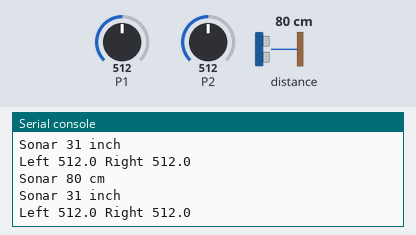
A program run on a simulated BBC micro:bit running MicroPython. Shown: the last lines printed to the serial console. The test bench sets the inputs (shaded band); at power-on: distance to the obstacle 80 cm, P1 = 512, P2 = 512 (analog values on the 0–1023 scale). The echo pulse lasts 58.3 µs per cm.

Above: at 1.2 s.
1.3 s: distance to the obstacle set to 2 cm
At 2.4 s:
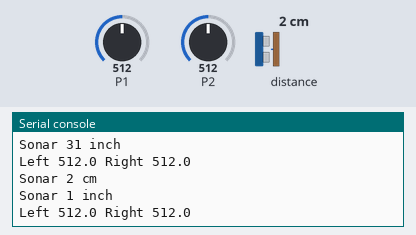
2.8 s: P1 set to 716
At 3.8 s:
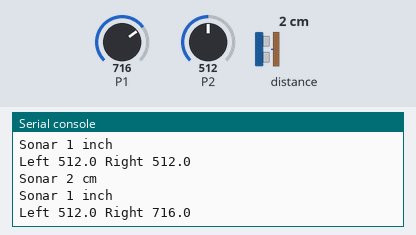
4.3 s: P2 set to 716
At 5.6 s:
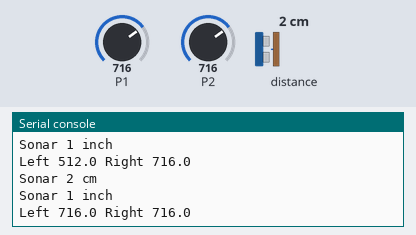
5.8 s: distance to the obstacle set to 4 cm
At 6.9 s:
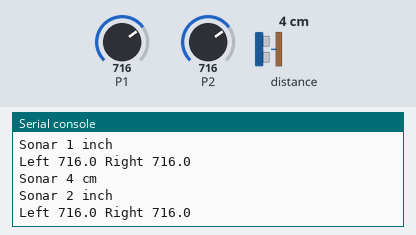
7.3 s: P1 set to 900
At 8.6 s:
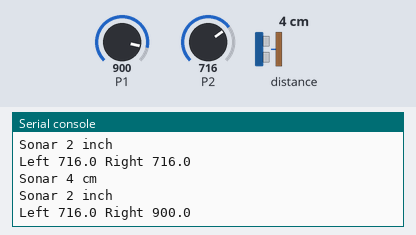
8.8 s: P2 set to 900
At 9.7 s:
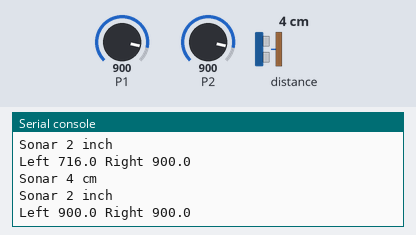
Timing chart, 0 to 11.3 s (numbered marks = the images above; inputs shaded):
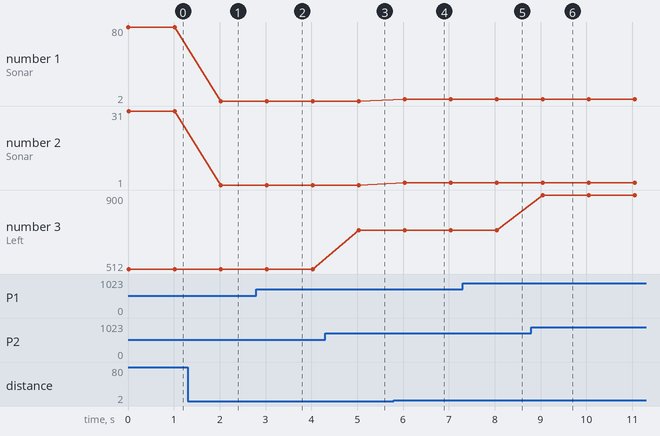

The program:

MOVEMotorSensors.py
```python
# (licence header left out)
from utime import sleep
from KitronikMOVEMotorSensors import *

sensor =  MOVEMotorSensors()
sensor.lineFollowCal()
while True:
    print("Sonar", sensor.distanceCm(), "cm")
    print("Sonar", sensor.distanceInch(), "inch")
    leftSensor = sensor.readLineFollow("left")
    rightSensor = sensor.readLineFollow("right")
    print("Left", leftSensor, "Right", rightSensor)
    sleep(1)
```

KitronikMOVEMotorSensors.py
```python
# (licence header left out)
from microbit import pin1, pin2, pin13, pin14
import machine
import utime

class MOVEMotorSensors:
    CM_CONVERSION_FACTOR = 0.0343
    INCH_CONVERSION_FACTOR = 2.54
    MAX_DISTANCE_TIMEOUT = int(2 * 500 / CM_CONVERSION_FACTOR)

    # Returns -1 when sensor not fitted
    # Returns -2 when range is over the sensors max distance
    def distanceCm(self):
        pin14.set_pull(pin14.NO_PULL)
        pin13.set_pull(pin13.NO_PULL)
        pin13.write_digital(0)
        utime.sleep_us(2)
        pin13.write_digital(1)
        utime.sleep_us(10)
        pin13.write_digital(0)

        pulse = machine.time_pulse_us(pin14, 1, self.MAX_DISTANCE_TIMEOUT)

        if pulse < 0:
            return pulse

        return round((pulse * self.CM_CONVERSION_FACTOR) / 2)

    def distanceInch(self):
        return round(self.distanceCm() / self.INCH_CONVERSION_FACTOR)

    def lineFollowCal(self):
        self.rightLineSensor = pin1.read_analog()
        self.leftLineSensor = pin2.read_analog()
        #calculate the middle value between the two sensor readings
        offset = abs(self.rightLineSensor-self.leftLineSensor)/2
        #apply the offset to each reading so that it neutralises any difference
        if self.leftLineSensor > self.rightLineSensor:
            self.leftLfOffset = -offset
            self.rightLfOffset = offset
        else:
            self.leftLfOffset = offset
            self.rightLfOffset = -offset

    def readLineFollow(self, sensor):
        if sensor == "left":
            return pin2.read_analog() + self.leftLfOffset
        elif sensor == "right":
            return pin1.read_analog() + self.rightLfOffset
```

Measured:
- after the input at 1.3 s, the serial console: prints a new line after 0.73 s (image 1)
- after the input at 2.8 s, the serial console: prints a new line after 0.23 s (image 2)
- after the input at 4.3 s, the serial console: prints a new line after 0.74 s (image 3)
- after the input at 5.8 s, the serial console: prints a new line after 0.24 s (image 4)
- after the input at 7.3 s, the serial console: prints a new line after 0.75 s (image 5)
- after the input at 8.8 s, the serial console: prints a new line after 0.25 s (image 6)
- plotted number 1: 80 → 2 after the input at 1.3 s, 2 → 4 after the input at 5.8 s
- plotted number 2: 31 → 1 after the input at 1.3 s
